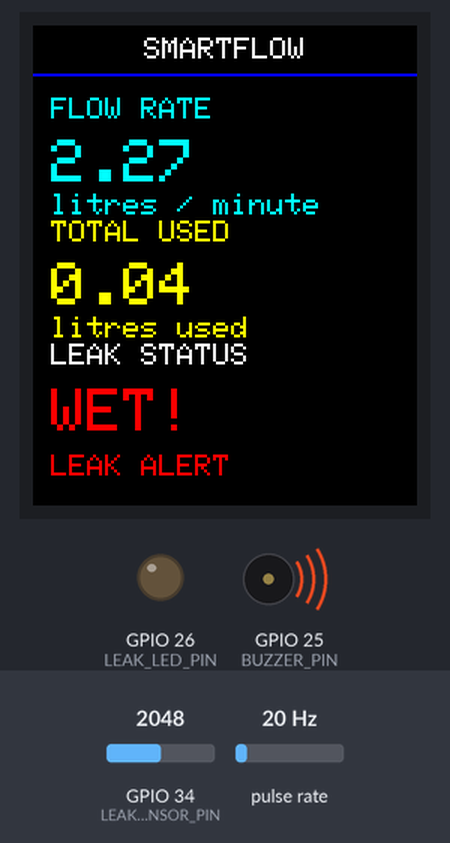
Simulated run of this sketch. Board: ESP32. Parts: 128×160 colour display, output pins drawn as LEDs (lit = HIGH), buzzer (waves = sounding, pin HIGH). Wiring (inferred from the names in the program): pulse sensor: data GPIO 27. Dashed ring = blinking. The test bench sets the inputs (shaded band); at power-on: GPIO 34 (LEAK_SENSOR_PIN) = 2048, pulse rate 20 Hz. What the sketch prints to the serial monitor is not drawn.

Above: at 1.6 s.
1.7 s: GPIO 34 (LEAK_SENSOR_PIN) set to 3949
5.3 s: GPIO 34 (LEAK_SENSOR_PIN) set to 4057
At 6.5 s:
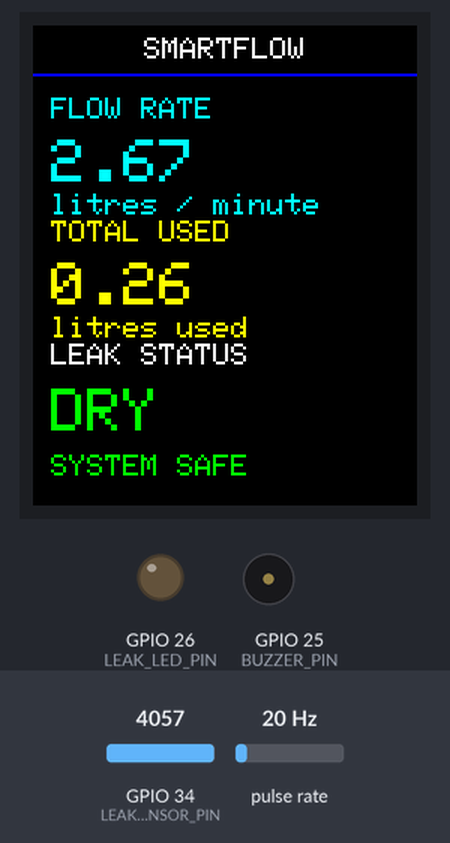
8.5 s: pulse rate (sensor on GPIO 27) set to 4 Hz
At 9.8 s:
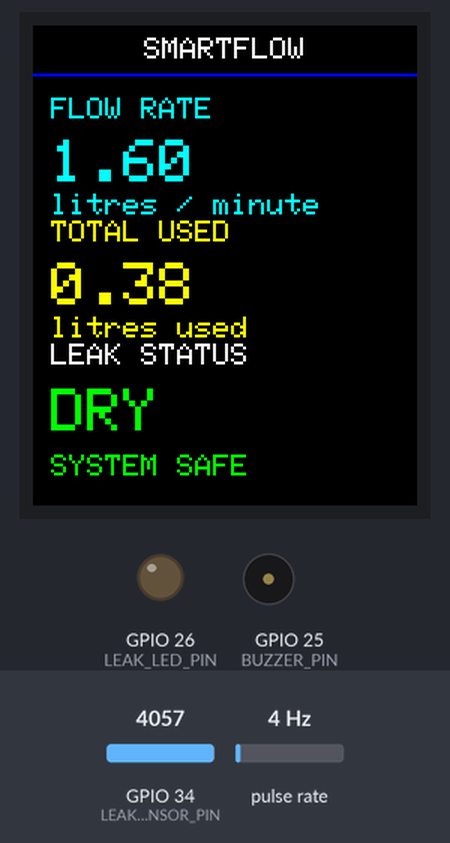
11.5 s: pulse rate (sensor on GPIO 27) set to 50 Hz
At 12.8 s:
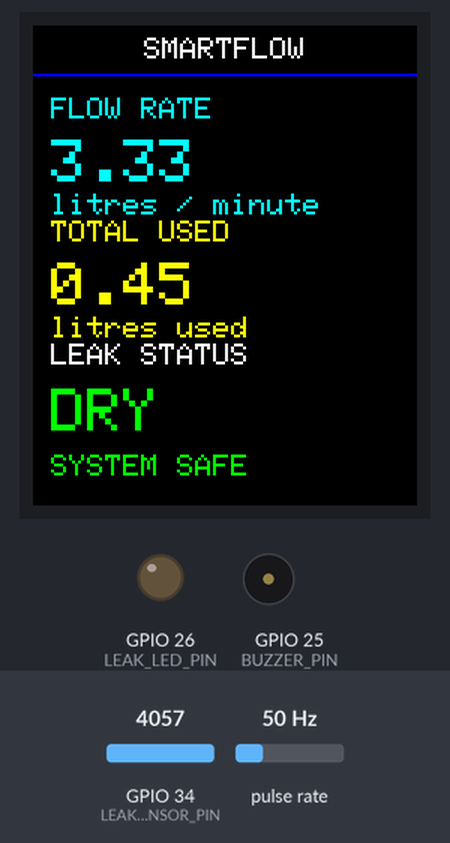
14.5 s: pulse rate (sensor on GPIO 27) set to 100 Hz
At 15.7 s:
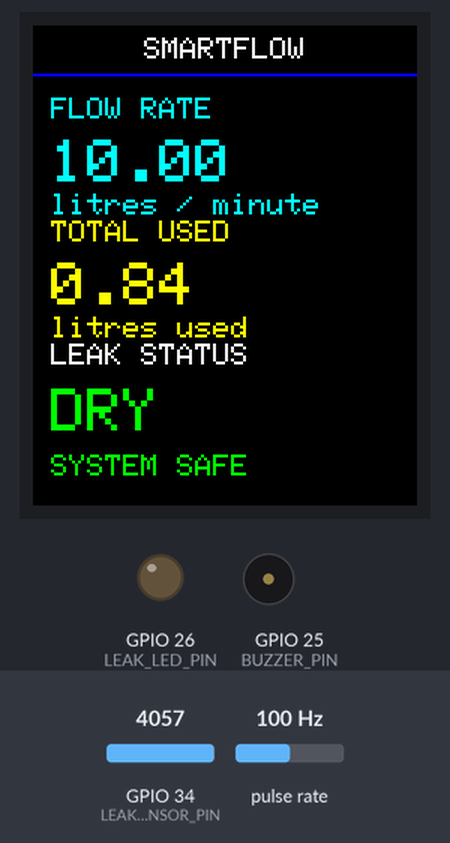
17.5 s: GPIO 34 (LEAK_SENSOR_PIN) set to 3960
At 18.21 s:
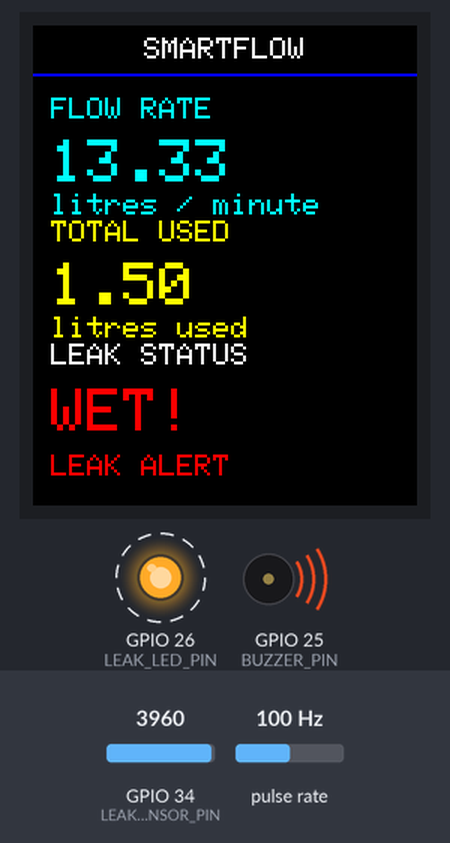
Timing chart, 0 to 20.5 s (numbered marks = the images above; inputs shaded):
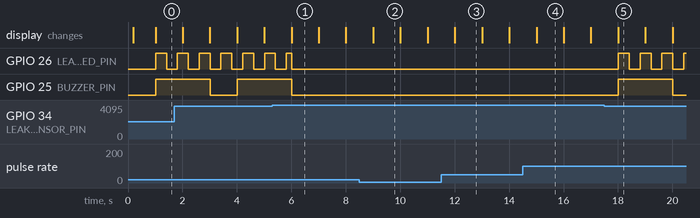

The sketch:

smartflow.ino
```cpp
#include <Arduino.h>
#include <SPI.h>
#include <WiFi.h>
#include <WebServer.h>
#include <Adafruit_GFX.h>
#include <Adafruit_ST7735.h>

void IRAM_ATTR countFlowPulse();
String elapsedLabel(uint32_t durationMs);
void drawDashboardFrame();
void updateDisplay();
void updateAlarmOutputs(uint32_t now);
void recordCompletedSession(uint32_t endedAtMs);
void handleDashboard();
void handleApi();

constexpr int FLOW_PIN = 27;
constexpr int BUZZER_PIN = 25;
constexpr int LEAK_SENSOR_PIN = 34;
constexpr int LEAK_LED_PIN = 26;
constexpr int TFT_CS = 4;
constexpr int TFT_DC = 16;
constexpr int TFT_RST = 17;
constexpr int TFT_SCK = 18;
constexpr int TFT_MOSI = 23;

// The sensor is dry around 4095. Treat a touch that lowers it below 4000 as wet.
constexpr int WET_THRESHOLD = 4000;
constexpr uint32_t SAMPLE_INTERVAL_MS = 1000;
constexpr uint32_t BUZZER_ON_MS = 2000;
constexpr uint32_t BUZZER_OFF_MS = 1000;
constexpr uint32_t LED_BLINK_MS = 400;
constexpr uint32_t FLOW_STOP_TIMEOUT_MS = 3000;
constexpr float PULSES_PER_LITRE = 450.0f;
constexpr uint8_t SESSION_COUNT = 5;

const char *AP_SSID = "SmartFlow-ESP32";
const char *AP_PASSWORD = "SmartFlow123";

constexpr uint16_t COLOUR_BG = ST77XX_BLACK;
constexpr uint16_t COLOUR_TEXT = ST77XX_WHITE;
constexpr uint16_t COLOUR_FLOW = ST77XX_CYAN;
constexpr uint16_t COLOUR_TOTAL = ST77XX_YELLOW;
constexpr uint16_t COLOUR_OK = ST77XX_GREEN;
constexpr uint16_t COLOUR_LEAK = ST77XX_RED;

Adafruit_ST7735 tft(TFT_CS, TFT_DC, TFT_RST);
WebServer server(80);

volatile uint32_t flowPulses = 0;
uint32_t lastSampleMs = 0;
float currentFlowLitresPerMinute = 0.0f;
float totalLitres = 0.0f;
int leakReading = 4095;
bool leakDetected = false;
bool previousLeakDetected = false;
bool buzzerIsOn = false;
uint32_t buzzerStateChangedMs = 0;
bool ledIsOn = false;
uint32_t ledStateChangedMs = 0;

bool flowActive = false;
uint32_t activeFlowStartedMs = 0;
uint32_t lastFlowPulseMs = 0;
uint32_t lastFlowStartMs = 0;
uint32_t lastFlowEndMs = 0;
float activeFlowStartLitres = 0.0f;
uint32_t sessionStartMs[SESSION_COUNT] = {};
uint32_t sessionEndMs[SESSION_COUNT] = {};
float sessionLitres[SESSION_COUNT] = {};
uint8_t sessionWriteIndex = 0;
uint8_t sessionStored = 0;

float shownFlow = -1.0f;
float shownTotal = -1.0f;
bool shownLeak = true;

void IRAM_ATTR countFlowPulse() { flowPulses++; }

String elapsedLabel(uint32_t durationMs) {
  const uint32_t seconds = durationMs / 1000UL;
  char text[16];
  snprintf(text, sizeof(text), "%02lu:%02lu:%02lu", (unsigned long)(seconds / 3600UL),
           (unsigned long)((seconds % 3600UL) / 60UL), (unsigned long)(seconds % 60UL));
  return String(text);
}

void drawDashboardFrame() {
  tft.fillScreen(COLOUR_BG);
  tft.setTextWrap(false);
  tft.setTextSize(1);
  tft.setTextColor(COLOUR_TEXT);
  tft.setCursor(37, 4); tft.print("SMARTFLOW");
  tft.drawFastHLine(0, 16, tft.width(), ST77XX_BLUE);
  tft.setTextColor(COLOUR_FLOW); tft.setCursor(6, 24); tft.print("FLOW RATE");
  tft.setTextColor(COLOUR_TOTAL); tft.setCursor(6, 65); tft.print("TOTAL USED");
  tft.setTextColor(COLOUR_TEXT); tft.setCursor(6, 106); tft.print("LEAK STATUS");
}

void updateDisplay() {
  if (currentFlowLitresPerMinute != shownFlow) {
    tft.fillRect(0, 35, tft.width(), 25, COLOUR_BG);
    tft.setTextColor(COLOUR_FLOW); tft.setTextSize(2); tft.setCursor(6, 38);
    tft.print(currentFlowLitresPerMinute, 2);
    tft.setTextSize(1); tft.setCursor(6, 56); tft.print("litres / minute");
    shownFlow = currentFlowLitresPerMinute;
  }
  if (totalLitres != shownTotal) {
    tft.fillRect(0, 76, tft.width(), 25, COLOUR_BG);
    tft.setTextColor(COLOUR_TOTAL); tft.setTextSize(2); tft.setCursor(6, 79);
    tft.print(totalLitres, 2);
    tft.setTextSize(1); tft.setCursor(6, 97); tft.print("litres used");
    shownTotal = totalLitres;
  }
  if (leakDetected != shownLeak) {
    tft.fillRect(0, 117, tft.width(), 37, COLOUR_BG);
    tft.setTextSize(2); tft.setTextColor(leakDetected ? COLOUR_LEAK : COLOUR_OK);
    tft.setCursor(6, 121); tft.print(leakDetected ? "WET!" : "DRY");
    tft.setTextSize(1); tft.setCursor(6, 143);
    tft.print(leakDetected ? "LEAK ALERT" : "SYSTEM SAFE");
    shownLeak = leakDetected;
  }
}

void updateAlarmOutputs(uint32_t now) {
  if (!leakDetected) {
    if (buzzerIsOn) digitalWrite(BUZZER_PIN, LOW);
    if (ledIsOn) digitalWrite(LEAK_LED_PIN, LOW);
    buzzerIsOn = false;
    ledIsOn = false;
    return;
  }

  if (leakDetected != previousLeakDetected) {
    // A new leak starts with a visible light and an immediate two-second warning sound.
    buzzerIsOn = true;
    ledIsOn = true;
    buzzerStateChangedMs = now;
    ledStateChangedMs = now;
    digitalWrite(BUZZER_PIN, HIGH);
    digitalWrite(LEAK_LED_PIN, HIGH);
  } else {
    if (buzzerIsOn && now - buzzerStateChangedMs >= BUZZER_ON_MS) {
      buzzerIsOn = false;
      buzzerStateChangedMs = now;
      digitalWrite(BUZZER_PIN, LOW);
    } else if (!buzzerIsOn && now - buzzerStateChangedMs >= BUZZER_OFF_MS) {
      buzzerIsOn = true;
      buzzerStateChangedMs = now;
      digitalWrite(BUZZER_PIN, HIGH);
    }
    if (now - ledStateChangedMs >= LED_BLINK_MS) {
      ledIsOn = !ledIsOn;
      ledStateChangedMs = now;
      digitalWrite(LEAK_LED_PIN, ledIsOn ? HIGH : LOW);
    }
  }
}

void recordCompletedSession(uint32_t endedAtMs) {
  sessionStartMs[sessionWriteIndex] = activeFlowStartedMs;
  sessionEndMs[sessionWriteIndex] = endedAtMs;
  sessionLitres[sessionWriteIndex] = totalLitres - activeFlowStartLitres;
  sessionWriteIndex = (sessionWriteIndex + 1) % SESSION_COUNT;
  if (sessionStored < SESSION_COUNT) sessionStored++;
}

const char DASHBOARD_HTML[] PROGMEM = R"HTML(
<!doctype html><html><head><meta name="viewport" content="width=device-width,initial-scale=1"><meta name="theme-color" content="#07121f"><title>SmartFlow | Water Control</title><style>
:root{--navy:#071a2d;--blue:#1687dc;--aqua:#13c4c0;--paper:#eef3f8;--card:#fff;--ink:#14263b;--muted:#6e8194;--line:#dce5ed;--green:#11875d;--greenbg:#e3f6ed;--red:#d33545;--redbg:#fff0f2;--gold:#c68611;--shadow:0 9px 26px #16304d14}*{box-sizing:border-box}body{margin:0;background:var(--paper);color:var(--ink);font:15px Inter,Segoe UI,Arial,sans-serif}main{max-width:1280px;margin:auto;padding:30px 34px 42px}.top{display:flex;align-items:center;justify-content:space-between;gap:20px;background:var(--navy);border-radius:16px;padding:24px 27px;color:#fff;box-shadow:var(--shadow)}.brand{font-size:30px;font-weight:800;letter-spacing:.2px}.brand b{color:var(--aqua)}.sub{opacity:.72;margin-top:5px}.live{font-size:12px;font-weight:750;letter-spacing:.8px;padding:10px 13px;border:1px solid #3aab8b;border-radius:20px;color:#bcf8df}.dot{display:inline-block;width:8px;height:8px;border-radius:50%;background:#4ae29d;margin-right:7px}.grid{display:grid;grid-template-columns:repeat(4,1fr);gap:18px;margin:22px 0}.card,.panel{background:var(--card);border:1px solid var(--line);box-shadow:var(--shadow);border-radius:14px}.card{padding:20px;border-top:4px solid var(--blue)}.card:nth-child(2){border-color:var(--line);border-top-color:var(--gold)}.card:nth-child(3){border-color:var(--line);border-top-color:var(--green)}.card:nth-child(4){border-color:var(--line);border-top-color:var(--aqua)}.label{font-size:11px;color:var(--muted);font-weight:800;letter-spacing:1.15px}.value{font-size:29px;line-height:1.15;font-weight:780;margin-top:14px;letter-spacing:-.4px}.blue{color:var(--blue)}.gold{color:var(--gold)}.green{color:var(--green)}.red{color:var(--red)}.lower{display:grid;grid-template-columns:1fr 1.65fr;gap:18px}.panel{padding:23px}.activity{display:flex;min-height:134px;flex-direction:column;justify-content:space-between}.activity .value{font-size:22px}.status{display:inline-block;width:max-content;margin-top:17px;border-radius:20px;padding:9px 12px;font-size:12px;font-weight:800}.safe{color:var(--green);background:var(--greenbg)}.alert{color:var(--red);background:var(--redbg)}table{width:100%;border-collapse:collapse;margin-top:12px}th,td{text-align:left;padding:13px 9px;border-bottom:1px solid var(--line)}th{font-size:11px;letter-spacing:.9px;color:var(--muted)}tr:last-child td{border-bottom:0}.empty{text-align:center;color:var(--muted);padding:24px}.modal{display:none;position:fixed;inset:0;background:#061424a6;z-index:5;align-items:center;justify-content:center;padding:20px}.modal.show{display:flex}.alertbox{width:min(460px,100%);text-align:center;background:#fff;border-radius:18px;overflow:hidden;box-shadow:0 18px 50px #0006}.alerthead{padding:27px;background:var(--red);color:#fff;font-size:24px;font-weight:800}.alertbody{padding:24px;color:var(--ink)}.alertbody p{color:var(--muted);line-height:1.5}.alertbox button{border:0;border-radius:8px;padding:11px 18px;background:var(--navy);color:#fff;font-weight:700;cursor:pointer}.analysis{margin-top:18px}.analysisTop{display:flex;align-items:end;justify-content:space-between;gap:18px;flex-wrap:wrap}.tabs{display:flex;gap:8px;flex-wrap:wrap}.tab{border:1px solid var(--line);background:#fff;color:var(--muted);border-radius:8px;padding:9px 13px;font-weight:800;cursor:pointer}.tab.on{background:var(--navy);border-color:var(--navy);color:#fff}.rate{display:flex;align-items:center;gap:8px;color:var(--muted);font-size:13px;font-weight:700}.rate input{width:86px;padding:9px;border:1px solid var(--line);border-radius:7px;font:inherit;color:var(--ink)}.analysisGrid{display:grid;grid-template-columns:repeat(3,1fr);gap:14px;margin-top:20px}.mini{border:1px solid var(--line);border-radius:11px;padding:16px;background:#f9fbfd}.mini .value{font-size:24px}.hint{color:var(--muted);font-size:12px;line-height:1.45;margin:18px 0 0}@media(max-width:860px){.analysisGrid{grid-template-columns:1fr 1fr}}@media(max-width:860px){main{padding:18px}.grid{grid-template-columns:repeat(2,1fr)}.lower{grid-template-columns:1fr}.top{padding:20px}}@media(max-width:480px){main{padding:12px}.top{border-radius:12px;align-items:flex-start;flex-direction:column}.grid{gap:10px;margin:12px 0}.card{padding:15px}.value{font-size:22px}.brand{font-size:26px}.panel{padding:16px}th,td{padding:10px 4px;font-size:12px}}
</style></head><body><main><header class="top"><div><div class="brand">Smart<b>Flow</b></div><div class="sub">Desktop water monitoring and leak protection</div></div><div class="live" id="live"><span class="dot"></span>LIVE CONNECTION</div></header><section class="grid"><div class="card"><div class="label">LIVE FLOW</div><div class="value blue" id="flow">--</div></div><div class="card"><div class="label">WATER USED</div><div class="value gold" id="total">--</div></div><div class="card"><div class="label">LEAK SENSOR</div><div class="value" id="leak">--</div></div><div class="card"><div class="label">CURRENT FLOW TIME</div><div class="value green" id="active">--</div></div></section><section class="lower"><section class="panel activity"><div><div class="label">SYSTEM ACTIVITY</div><div class="value blue" id="window">Waiting for water flow</div></div><div class="status safe" id="badge">SYSTEM SAFE</div></section><section class="panel"><div class="label">RECENT WATER USE</div><table><thead><tr><th>START</th><th>STOP</th><th>DURATION</th><th>WATER USED</th></tr></thead><tbody id="sessions"><tr><td colspan="4" class="empty">No completed water-use session yet.</td></tr></tbody></table></section></section><section class="panel analysis"><div class="analysisTop"><div><div class="label">WATER ANALYSIS</div><div class="tabs"><button class="tab on" data-period="daily" onclick="setPeriod('daily')">DAILY</button><button class="tab" data-period="weekly" onclick="setPeriod('weekly')">WEEKLY</button><button class="tab" data-period="monthly" onclick="setPeriod('monthly')">MONTHLY</button></div></div><label class="rate">YOUR WATER PRICE: Rs <input id="rate" type="number" min="0" step="0.01" value="0" inputmode="decimal" onchange="saveRate()"> / litre</label></div><div class="analysisGrid"><div class="mini"><div class="label" id="periodName">TODAY'S USE</div><div class="value blue" id="periodLitres">0.00 L</div></div><div class="mini"><div class="label">WATER COST</div><div class="value gold" id="periodCost">Rs 0.00</div></div><div class="mini"><div class="label">TOTAL ON DEVICE</div><div class="value green" id="deviceTotal">0.00 L</div></div></div><p class="hint">Daily, weekly, and monthly figures are saved in this browser while this dashboard is open. They use your computer or phone's local date and the price you enter.</p></section></main><div class="modal" id="modal"><div class="alertbox"><div class="alerthead">LEAK DETECTED</div><div class="alertbody"><strong>Water has touched the leak sensor.</strong><p>The warning LED is blinking and the buzzer is sounding. Dry the sensor and check the nearby pipe, joint, or container.</p><button onclick="closeAlert()">I AM CHECKING IT</button></div></div></div><script>const e=id=>document.getElementById(id);let wasWet=false,closedForThisLeak=false,lastSessionKey='';const empty='<tr><td colspan="4" class="empty">No completed water-use session yet.</td></tr>';function clock(ms,u){if(!ms)return '';return new Date(Date.now()-u+ms).toLocaleTimeString([], {hour:'2-digit',minute:'2-digit',second:'2-digit'})}function row(s,u){return `<tr><td>${clock(s.fromMs,u)}</td><td>${clock(s.toMs,u)}</td><td>${s.duration}</td><td>${s.litres.toFixed(2)} L</td></tr>`}let period='daily',lastTotal=null;const storeKey='smartflow-water-history-v1';function dayKey(d){return d.getFullYear()+'-'+String(d.getMonth()+1).padStart(2,'0')+'-'+String(d.getDate()).padStart(2,'0')}function loadHistory(){try{return JSON.parse(localStorage.getItem(storeKey)||'{}')}catch(x){return {}}}function saveHistory(h){localStorage.setItem(storeKey,JSON.stringify(h))}function saveRate(){localStorage.setItem('smartflow-water-rate',e('rate').value);showAnalysis()}function setPeriod(p){period=p;document.querySelectorAll('.tab').forEach(b=>b.classList.toggle('on',b.dataset.period===p));showAnalysis()}function periodUse(h,now){if(period==='daily')return h[dayKey(now)]||0;if(period==='weekly'){let n=0;for(let i=0;i<7;i++){let d=new Date(now);d.setDate(now.getDate()-i);n+=h[dayKey(d)]||0}return n}let n=0;Object.keys(h).forEach(k=>{let d=new Date(k+'T00:00:00');if(d.getFullYear()===now.getFullYear()&&d.getMonth()===now.getMonth())n+=h[k]||0});return n}function showAnalysis(){const now=new Date(),h=loadHistory(),litres=periodUse(h,now),rate=Math.max(0,parseFloat(e('rate').value)||0),names={daily:"TODAY'S USE",weekly:'LAST 7 DAYS',monthly:'THIS MONTH'};e('periodName').textContent=names[period];e('periodLitres').textContent=litres.toFixed(2)+' L';e('periodCost').textContent='Rs '+(litres*rate).toFixed(2)}function trackWater(total){e('deviceTotal').textContent=total.toFixed(2)+' L';if(lastTotal!==null&&total>=lastTotal){let added=total-lastTotal;if(added>0&&added<20){let h=loadHistory(),k=dayKey(new Date());h[k]=(h[k]||0)+added;saveHistory(h)}}lastTotal=total;showAnalysis()}function closeAlert(){e('modal').classList.remove('show');closedForThisLeak=true}async function refresh(){try{const r=await fetch('/api?x='+Date.now(),{cache:'no-store'});if(!r.ok)throw 0;const d=await r.json(),wet=d.leak;l=e('leak');l.textContent=wet?'WET - LEAK':'DRY - SAFE';l.className='value '+(wet?'red':'green');e('badge').textContent=wet?'LEAK ALERT - CHECK NOW':'SYSTEM SAFE';e('badge').className='status '+(wet?'alert':'safe');e('flow').textContent=d.flow.toFixed(2)+' L/min';e('total').textContent=d.total.toFixed(2)+' L';trackWater(d.total);e('active').textContent=d.active?d.activeTime:'Not flowing';e('window').textContent=d.active?'Water started at '+clock(d.fromMs,d.uptime):d.lastEndMs?'Last flow stopped at '+clock(d.lastEndMs,d.uptime):'Waiting for water flow';const key=JSON.stringify(d.sessions);if(key!==lastSessionKey){e('sessions').innerHTML=d.sessions.length?d.sessions.map(s=>row(s,d.uptime)).join(''):empty;lastSessionKey=key}e('live').innerHTML='<span class="dot"></span>LIVE CONNECTION';if(wet&&!wasWet&&!closedForThisLeak)e('modal').classList.add('show');if(!wet)closedForThisLeak=false;wasWet=wet}catch(x){e('live').textContent='RECONNECTING TO DEVICE'}}e('rate').value=localStorage.getItem('smartflow-water-rate')||'0';showAnalysis();refresh();setInterval(refresh,500);</script></body></html>
)HTML";

void handleDashboard() { server.send_P(200, "text/html", DASHBOARD_HTML); }

void handleApi() {
  const uint32_t now = millis();
  String json = "{\"flow\":" + String(currentFlowLitresPerMinute, 2);
  json += ",\"total\":" + String(totalLitres, 2);
  json += ",\"leak\":" + String(leakDetected ? "true" : "false");
  json += ",\"active\":" + String(flowActive ? "true" : "false");
  json += ",\"uptime\":" + String(now);
  json += ",\"activeTime\":\"" + elapsedLabel(flowActive ? now - activeFlowStartedMs : 0) + "\"";
  json += ",\"fromMs\":" + String(flowActive ? activeFlowStartedMs : lastFlowStartMs);
  json += ",\"lastEndMs\":" + String(lastFlowEndMs);
  json += ",\"sessions\":[";
  for (uint8_t count = 0; count < sessionStored; count++) {
    int index = (sessionWriteIndex + SESSION_COUNT - 1 - count) % SESSION_COUNT;
    if (count) json += ',';
    json += "{\"fromMs\":" + String(sessionStartMs[index]) + ",\"toMs\":" + String(sessionEndMs[index]) + ",\"duration\":\"" + elapsedLabel(sessionEndMs[index] - sessionStartMs[index]) + "\",\"litres\":" + String(sessionLitres[index], 2) + "}";
  }
  json += "]}";
  server.send(200, "application/json", json);
}

void setup() {
  Serial.begin(115200);
  pinMode(FLOW_PIN, INPUT); pinMode(BUZZER_PIN, OUTPUT); pinMode(LEAK_SENSOR_PIN, INPUT); pinMode(LEAK_LED_PIN, OUTPUT);
  digitalWrite(BUZZER_PIN, LOW); digitalWrite(LEAK_LED_PIN, LOW);
  SPI.begin(TFT_SCK, -1, TFT_MOSI, TFT_CS);
  tft.initR(INITR_BLACKTAB); tft.setRotation(0); drawDashboardFrame(); shownLeak = !leakDetected; updateDisplay();
  attachInterrupt(digitalPinToInterrupt(FLOW_PIN), countFlowPulse, RISING);
  WiFi.mode(WIFI_AP); WiFi.softAP(AP_SSID, AP_PASSWORD);
  server.on("/", handleDashboard); server.on("/api", handleApi); server.begin();
  Serial.println("SmartFlow monitor ready.");
}

void loop() {
  const uint32_t now = millis();
  server.handleClient();
  updateAlarmOutputs(now);
  previousLeakDetected = leakDetected;
  if (now - lastSampleMs < SAMPLE_INTERVAL_MS) return;

  noInterrupts(); uint32_t pulses = flowPulses; flowPulses = 0; interrupts();
  currentFlowLitresPerMinute = pulses / 7.5f;
  totalLitres += pulses / PULSES_PER_LITRE;
  leakReading = analogRead(LEAK_SENSOR_PIN);
  leakDetected = leakReading < WET_THRESHOLD;
  if (pulses > 0) {
    lastFlowPulseMs = now;
    if (!flowActive) { flowActive = true; activeFlowStartedMs = now; activeFlowStartLitres = totalLitres - (pulses / PULSES_PER_LITRE); lastFlowStartMs = activeFlowStartedMs; }
  } else if (flowActive && now - lastFlowPulseMs >= FLOW_STOP_TIMEOUT_MS) {
    flowActive = false; lastFlowEndMs = lastFlowPulseMs; recordCompletedSession(lastFlowEndMs);
  }
  updateDisplay();
  Serial.printf("Pulses/s: %lu | Flow: %.2f L/min | Total: %.2f L | Leak sensor: %d | %s\n", (unsigned long)pulses, currentFlowLitresPerMinute, totalLitres, leakReading, leakDetected ? "WET / LEAK" : "DRY");
  lastSampleMs = now;
}
```

Measured:
- the behaviour switches between 3999 and 4000 on GPIO 34 (LEAK_SENSOR_PIN) (found by bisection; images 0 and 1)
- after the input at 5.3 s, GPIO 25 (BUZZER_PIN): goes on until 6.0 s, then stays LOW
- after the input at 17.5 s, GPIO 26 (LEAK_LED_PIN): alternates HIGH for 0.40 s and LOW for 0.40 s, starting after 0.52 s; GPIO 25 (BUZZER_PIN): LOW → HIGH after 0.52 s, → LOW 2.0 s later
- by itself, GPIO 26 (LEAK_LED_PIN): alternates HIGH for 0.40 s and LOW for 0.40 s
- what the display in image 1 shows lasts 1.0 s, from 6.0 s to 7.0 s
